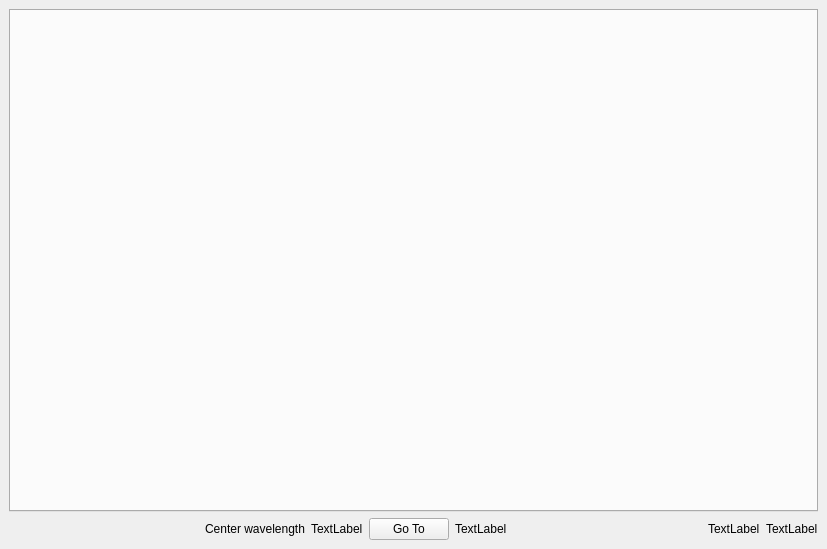
<?xml version="1.0" encoding="UTF-8"?>
<ui version="4.0">
 <class>MainWindow</class>
 <widget class="QMainWindow" name="MainWindow">
  <property name="geometry">
   <rect>
    <x>0</x>
    <y>0</y>
    <width>827</width>
    <height>549</height>
   </rect>
  </property>
  <property name="sizePolicy">
   <sizepolicy hsizetype="Preferred" vsizetype="Preferred">
    <horstretch>0</horstretch>
    <verstretch>0</verstretch>
   </sizepolicy>
  </property>
  <property name="windowTitle">
   <string>MainWindow</string>
  </property>
  <property name="styleSheet">
   <string notr="true">font: 16pt &quot;Arial&quot;;</string>
  </property>
  <widget class="QWidget" name="content">
   <property name="sizePolicy">
    <sizepolicy hsizetype="Expanding" vsizetype="Expanding">
     <horstretch>0</horstretch>
     <verstretch>0</verstretch>
    </sizepolicy>
   </property>
   <layout class="QGridLayout" name="gridLayout">
    <item row="1" column="0">
     <layout class="QHBoxLayout" name="footer_layout">
      <item>
       <spacer name="horizontalSpacer">
        <property name="orientation">
         <enum>Qt::Horizontal</enum>
        </property>
        <property name="sizeHint" stdset="0">
         <size>
          <width>40</width>
          <height>20</height>
         </size>
        </property>
       </spacer>
      </item>
      <item>
       <widget class="QLabel" name="center_wavelength_label">
        <property name="text">
         <string>Center wavelength</string>
        </property>
       </widget>
      </item>
      <item>
       <widget class="QLabel" name="center_wavelength">
        <property name="text">
         <string>TextLabel</string>
        </property>
       </widget>
      </item>
      <item>
       <widget class="QPushButton" name="go_to_wavelength">
        <property name="text">
         <string>Go To</string>
        </property>
       </widget>
      </item>
      <item>
       <widget class="QLabel" name="center_wavelength_current">
        <property name="text">
         <string>TextLabel</string>
        </property>
       </widget>
      </item>
      <item>
       <spacer name="horizontalSpacer_2">
        <property name="orientation">
         <enum>Qt::Horizontal</enum>
        </property>
        <property name="sizeHint" stdset="0">
         <size>
          <width>40</width>
          <height>20</height>
         </size>
        </property>
       </spacer>
      </item>
      <item>
       <widget class="QLabel" name="cooler_on_label">
        <property name="text">
         <string>TextLabel</string>
        </property>
       </widget>
      </item>
      <item>
       <widget class="QLabel" name="camera_temperature">
        <property name="text">
         <string>TextLabel</string>
        </property>
       </widget>
      </item>
     </layout>
    </item>
    <item row="0" column="0">
     <widget class="QTabWidget" name="tab">
      <property name="enabled">
       <bool>true</bool>
      </property>
      <property name="sizePolicy">
       <sizepolicy hsizetype="Expanding" vsizetype="Expanding">
        <horstretch>0</horstretch>
        <verstretch>0</verstretch>
       </sizepolicy>
      </property>
      <property name="minimumSize">
       <size>
        <width>801</width>
        <height>0</height>
       </size>
      </property>
      <property name="whatsThis">
       <string>&lt;html&gt;&lt;head/&gt;&lt;body&gt;&lt;p&gt;settings&lt;/p&gt;&lt;/body&gt;&lt;/html&gt;</string>
      </property>
      <property name="styleSheet">
       <string notr="true"/>
      </property>
      <property name="currentIndex">
       <number>-1</number>
      </property>
     </widget>
    </item>
   </layout>
  </widget>
 </widget>
 <resources/>
 <connections/>
</ui>
